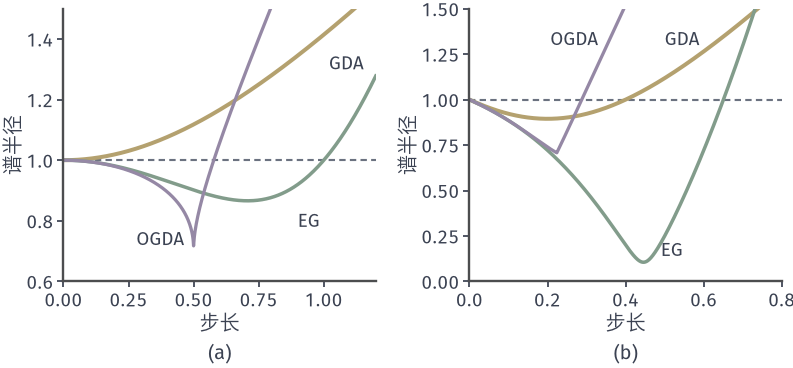

Reproduce this figure in Python.
from pathlib import Path
import sys
for _p in Path(__file__).resolve().parents:
    if (_p/"minimax-common").is_dir(): sys.path.insert(0, str(_p/"minimax-common")); break
from mm_fig import *
HERE = Path(__file__).resolve().parent
# Spectral radius versus step size on two linear F.
J2 = np.array([[1., 2.], [-2., 1.]])
def og(J, a):
    I = np.eye(2); return rho(np.block([[I-2*a*J, a*J], [I, 0*I]]))
fig, axes = figure(width_mm=112, height_mm=52, ncols=2)
panels(fig, .08, .985, .975, .235, .3)
for ax, J, xm, ym in ((axes[0], A, 1.2, (.6, 1.5)), (axes[1], J2, .8, (0, 1.5))):
    al = np.linspace(.002, xm, 800)
    setup(ax, (0, xm), ym, None, None, xl='步长', yl='谱半径')
    ax.axhline(1, color=MUTED, lw=.85, ls=(0, (3, 2)))
    ax.plot(al, [rho(np.eye(2)-a*J) for a in al], color=YELLOW, lw=1.6)
    ax.plot(al, [rho(np.eye(2)-a*J+a*a*J@J) for a in al], color=GREEN, lw=1.4)
    ax.plot(al, [og(J, a) for a in al], color=PURPLE, lw=1.3)
axes[0].text(1.02, 1.3, 'GDA', fontsize=7.5); axes[0].text(.9, .78, 'EG', fontsize=7.5); axes[0].text(.28, .72, 'OGDA', fontsize=7.5)
axes[1].text(.5, 1.3, 'GDA', fontsize=7.5); axes[1].text(.49, .14, 'EG', fontsize=7.5); axes[1].text(.33, 1.3, 'OGDA', fontsize=7.5, ha='right')
tags(fig, axes)
save(fig, HERE, 'figure', {'J': ['[[0,1],[-1,0]]', '[[1,2],[-2,1]]']})
